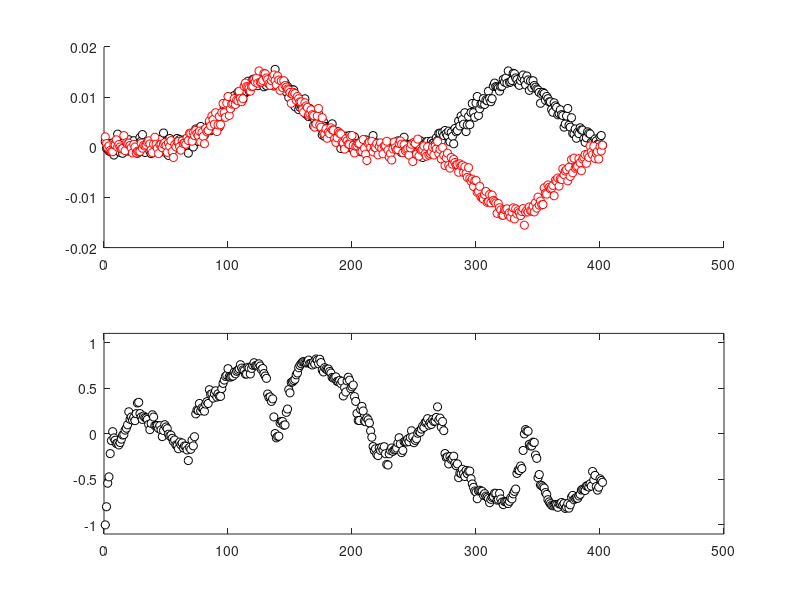

This figure's MATLAB source: (Note: this script raises an error after producing the figure.)
function avg = movcorr(data1,data2,windowSize)
% AVG = MOVCORR(DATA1,DATA2,WINDOWSIZE);
%
% Determines a moving average, AVG, of continuous DATA1 and DATA2
% with a window of WINDOWSIZE samples (default = 20).
%
% See also FILTE, MOVAVG
%
% https://nl.mathworks.com/matlabcentral/newsreader/view_thread/339632



%% Initialization
if nargin<1
	% just some test
    data    = normpdf(-100:100,30,30);
    noise1   = randn(1,length(data))/1000;
    noise2   = randn(1,length(data))/1000;
     data1    = [data+noise1 data+noise2];
   data2    = [data+noise2 -data-noise1];
end
if nargin<2
    windowSize = 20;
end

%%
x		= zscore(data1);
y		= zscore(data2);

x2		= x.^2;
y2		= y.^2;
xy		= x .* y;
A		= 1;
B		= ones(1,windowSize);
Stdx	= sqrt((filter(B,A,x2) - (filter(B,A,x).^2)*(1/windowSize))/(windowSize-1));
Stdy	= sqrt((filter(B,A,y2) - (filter(B,A,y).^2)*(1/windowSize))/(windowSize-1));
avg		= (filter(B,A,xy) - filter(B,A,x).*filter(B,A,y)/windowSize)./((windowSize-1)*Stdx.*Stdy);

avg = real(avg);
%% Some graphics if there is no other output
if nargout<1
    close all;
	subplot(211)
 h1 = plot(data1,'ko'); set(h1,'MarkerFaceColor','w');
    hold on;
 h2 = plot(data2,'ro'); set(h2,'MarkerFaceColor','w');
box off

 	subplot(212)
 h3 = plot(avg,'ko'); set(h3,'MarkerFaceColor','w');
ylim([-1.1 1.1]);
horline(0);
box off;
ylabel('Correlation');
%     h2 = plot(xavg,avg,'r-'); set(h2,'LineWidth',3);
%     xlabel('Sample Number');
%     ylabel('Amplitude');
end;